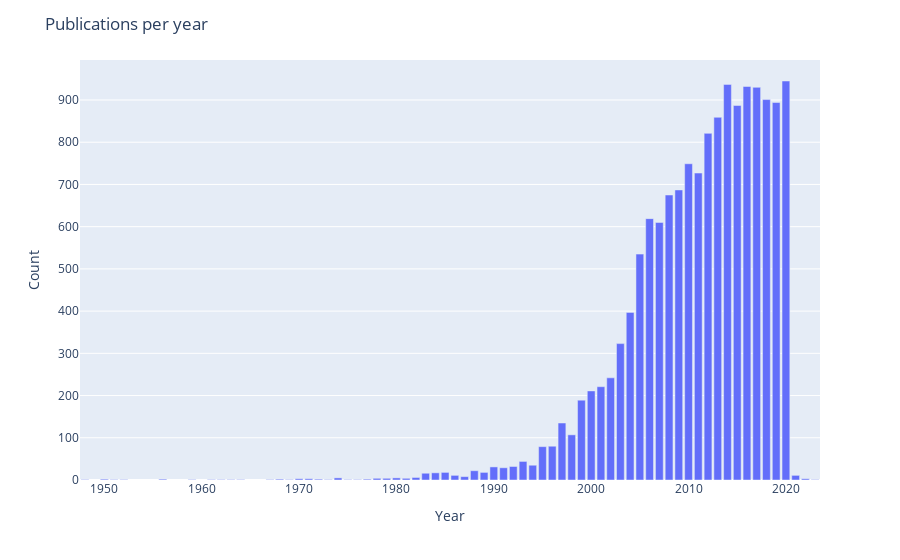

Notebook source saved alongside this figure:
### Code cell
publications_per_year()

### Figure 1 — Plotly figure (JSON) as saved in the notebook; plotly's stock layout.template omitted (floating-point values rounded to 4 significant figures)
{"data": [{"alignmentgroup": "True", "hovertemplate": "year.value=%{x}<br>number_of_publications.value=%{y}<extra></extra>", "legendgroup": "", "marker": {"color": "#636efa", "pattern": {"shape": ""}}, "name": "", "offsetgroup": "", "orientation": "v", "showlegend": false, "textposition": "auto", "type": "bar", "x": [1948, 1950, 1951, 1952, 1956, 1959, 1961, 1962, 1963, 1964, 1967, 1968, 1969, 1970, 1971, 1972, 1973, 1974, 1975, 1976, 1977, 1978, 1979, 1980, 1981, 1982, 1983, 1984, 1985, 1986, 1987, 1988, 1989, 1990, 1991, 1992, 1993, 1994, 1995, 1996, 1997, 1998, 1999, 2000, 2001, 2002, 2003, 2004, 2005, 2006, 2007, 2008, 2009, 2010, 2011, 2012, 2013, 2014, 2015, 2016, 2017, 2018, 2019, 2020, 2021, 2022, 2023], "xaxis": "x", "y": [1, 2, 1, 1, 2, 1, 1, 1, 1, 1, 1, 2, 1, 3, 3, 2, 1, 5, 1, 1, 2, 4, 4, 5, 4, 6, 16, 17, 18, 11, 8, 22, 18, 31, 29, 32, 44, 35, 79, 80, 135, 107, 189, 211, 221, 242, 323, 397, 535, 619, 610, 675, 687, 749, 727, 821, 859, 937, 887, 932, 930, 901, 894, 945, 11, 3, 1], "yaxis": "y"}], "layout": {"barmode": "relative", "legend": {"tracegroupgap": 0}, "margin": {"t": 60}, "title": {"text": "Publications per year"}, "xaxis": {"anchor": "y", "domain": [0, 1], "title": {"text": "Year"}}, "yaxis": {"anchor": "x", "domain": [0, 1], "title": {"text": "Count"}}}}
